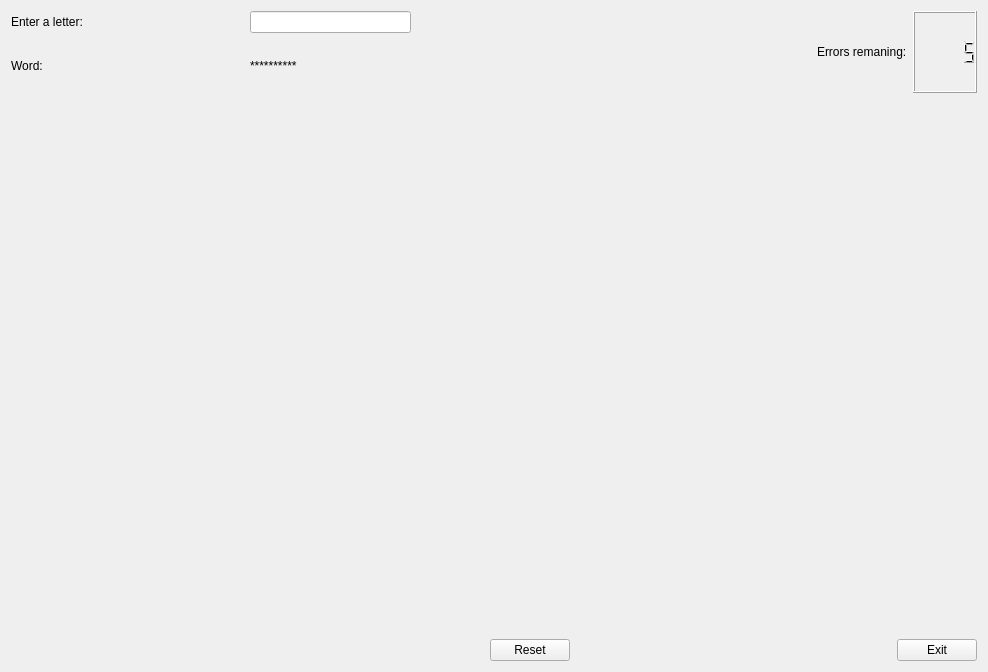
<?xml version="1.0" encoding="UTF-8"?>
<ui version="4.0">
 <class>form</class>
 <widget class="QWidget" name="form">
  <property name="geometry">
   <rect>
    <x>0</x>
    <y>0</y>
    <width>988</width>
    <height>672</height>
   </rect>
  </property>
  <property name="windowTitle">
   <string>Form</string>
  </property>
  <layout class="QVBoxLayout" name="verticalLayout">
   <item>
    <layout class="QHBoxLayout" name="horizontalLayout_3">
     <item>
      <layout class="QGridLayout" name="gridLayout">
       <item row="1" column="1">
        <spacer name="horizontalSpacer">
         <property name="orientation">
          <enum>Qt::Horizontal</enum>
         </property>
         <property name="sizeHint" stdset="0">
          <size>
           <width>40</width>
           <height>20</height>
          </size>
         </property>
        </spacer>
       </item>
       <item row="2" column="0">
        <widget class="QLabel" name="label_3">
         <property name="text">
          <string>Word:</string>
         </property>
        </widget>
       </item>
       <item row="0" column="2">
        <widget class="MyLineEdit" name="lineEdit">
         <property name="maxLength">
          <number>1</number>
         </property>
        </widget>
       </item>
       <item row="0" column="0">
        <widget class="QLabel" name="label">
         <property name="text">
          <string>Enter a letter:</string>
         </property>
        </widget>
       </item>
       <item row="2" column="2">
        <widget class="QLabel" name="label_4">
         <property name="text">
          <string>**********</string>
         </property>
        </widget>
       </item>
       <item row="3" column="2">
        <spacer name="horizontalSpacer_5">
         <property name="orientation">
          <enum>Qt::Horizontal</enum>
         </property>
         <property name="sizeHint" stdset="0">
          <size>
           <width>40</width>
           <height>20</height>
          </size>
         </property>
        </spacer>
       </item>
      </layout>
     </item>
     <item>
      <spacer name="horizontalSpacer_4">
       <property name="orientation">
        <enum>Qt::Horizontal</enum>
       </property>
       <property name="sizeHint" stdset="0">
        <size>
         <width>40</width>
         <height>20</height>
        </size>
       </property>
      </spacer>
     </item>
     <item>
      <layout class="QHBoxLayout" name="horizontalLayout">
       <item>
        <widget class="QLabel" name="label_2">
         <property name="text">
          <string>Errors remaning:</string>
         </property>
        </widget>
       </item>
       <item>
        <widget class="QLCDNumber" name="lcdNumber">
         <property name="intValue" stdset="0">
          <number>5</number>
         </property>
        </widget>
       </item>
      </layout>
     </item>
    </layout>
   </item>
   <item>
    <spacer name="verticalSpacer">
     <property name="orientation">
      <enum>Qt::Vertical</enum>
     </property>
     <property name="sizeHint" stdset="0">
      <size>
       <width>20</width>
       <height>534</height>
      </size>
     </property>
    </spacer>
   </item>
   <item>
    <layout class="QHBoxLayout" name="horizontalLayout_2">
     <item>
      <spacer name="horizontalSpacer_2">
       <property name="orientation">
        <enum>Qt::Horizontal</enum>
       </property>
       <property name="sizeHint" stdset="0">
        <size>
         <width>479</width>
         <height>20</height>
        </size>
       </property>
      </spacer>
     </item>
     <item>
      <widget class="QPushButton" name="pushButton_2">
       <property name="text">
        <string>Reset</string>
       </property>
      </widget>
     </item>
     <item>
      <spacer name="horizontalSpacer_3">
       <property name="orientation">
        <enum>Qt::Horizontal</enum>
       </property>
       <property name="sizeHint" stdset="0">
        <size>
         <width>40</width>
         <height>20</height>
        </size>
       </property>
      </spacer>
     </item>
     <item>
      <widget class="QPushButton" name="pushButton">
       <property name="text">
        <string>Exit</string>
       </property>
      </widget>
     </item>
    </layout>
   </item>
  </layout>
 </widget>
 <customwidgets>
  <customwidget>
   <class>MyLineEdit</class>
   <extends>QLineEdit</extends>
   <header>MyLineEdit.h</header>
   <slots>
    <signal>sendNumber(int)</signal>
    <signal>sendWord(QString)</signal>
    <slot>enterLetter()</slot>
    <slot>reset()</slot>
   </slots>
  </customwidget>
 </customwidgets>
 <resources/>
 <connections>
  <connection>
   <sender>pushButton</sender>
   <signal>released()</signal>
   <receiver>form</receiver>
   <slot>close()</slot>
   <hints>
    <hint type="sourcelabel">
     <x>970</x>
     <y>646</y>
    </hint>
    <hint type="destinationlabel">
     <x>915</x>
     <y>505</y>
    </hint>
   </hints>
  </connection>
  <connection>
   <sender>lineEdit</sender>
   <signal>returnPressed()</signal>
   <receiver>lineEdit</receiver>
   <slot>enterLetter()</slot>
   <hints>
    <hint type="sourcelabel">
     <x>341</x>
     <y>24</y>
    </hint>
    <hint type="destinationlabel">
     <x>392</x>
     <y>32</y>
    </hint>
   </hints>
  </connection>
  <connection>
   <sender>lineEdit</sender>
   <signal>sendNumber(int)</signal>
   <receiver>lcdNumber</receiver>
   <slot>display(int)</slot>
   <hints>
    <hint type="sourcelabel">
     <x>370</x>
     <y>22</y>
    </hint>
    <hint type="destinationlabel">
     <x>947</x>
     <y>32</y>
    </hint>
   </hints>
  </connection>
  <connection>
   <sender>lineEdit</sender>
   <signal>sendWord(QString)</signal>
   <receiver>label_4</receiver>
   <slot>setText(QString)</slot>
   <hints>
    <hint type="sourcelabel">
     <x>273</x>
     <y>27</y>
    </hint>
    <hint type="destinationlabel">
     <x>272</x>
     <y>80</y>
    </hint>
   </hints>
  </connection>
  <connection>
   <sender>pushButton_2</sender>
   <signal>released()</signal>
   <receiver>lineEdit</receiver>
   <slot>reset()</slot>
   <hints>
    <hint type="sourcelabel">
     <x>529</x>
     <y>638</y>
    </hint>
    <hint type="destinationlabel">
     <x>384</x>
     <y>25</y>
    </hint>
   </hints>
  </connection>
 </connections>
</ui>
